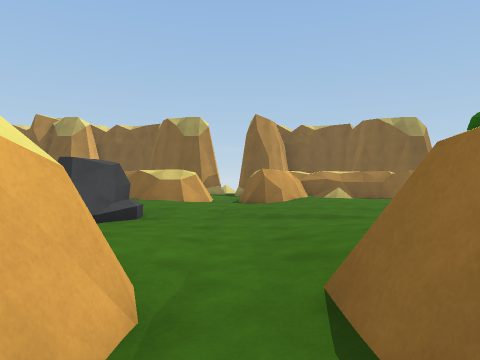
view 1 (above)

24 first-person views from a walk through a 3-D level made in the Unity game engine. The camera is 1.3 m above the floor, looks level and sees 75° across. The floor is counted in squares, 2 m on a side. Each view is taken from the middle of a square. On the plan, view 1 faces up. The plan holds only what a view shows up to about 10 squares ahead; the rest is blank. The place goes on beyond the plan. The player is left out.

view 2
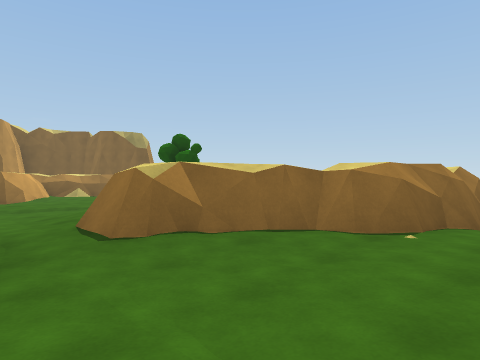

view 3
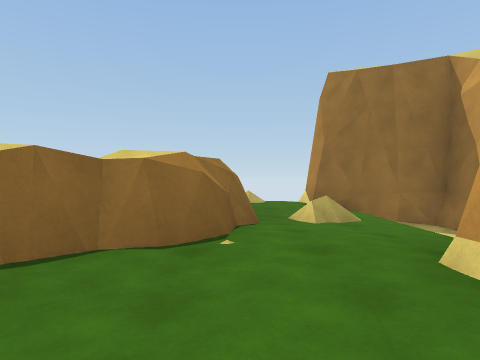

view 4
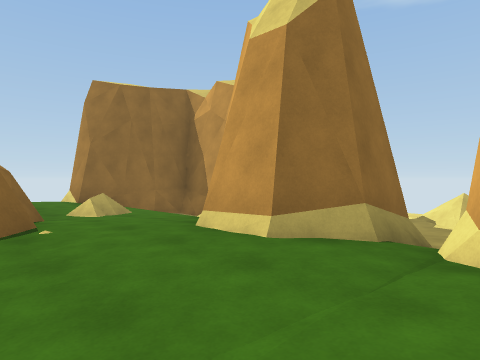

view 5
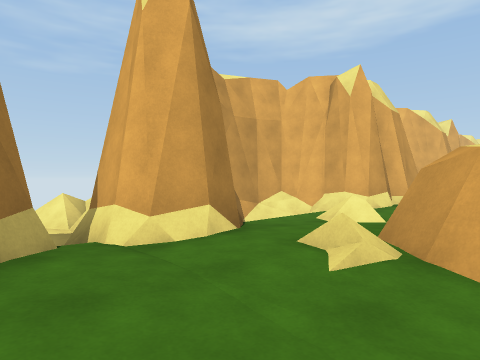

view 6
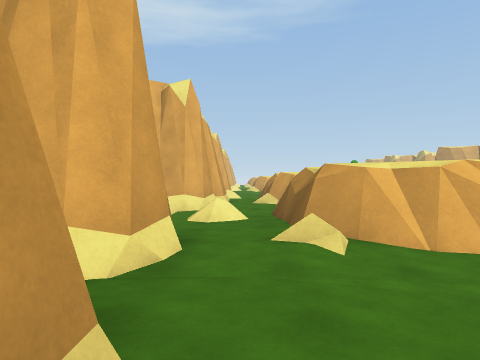

view 7
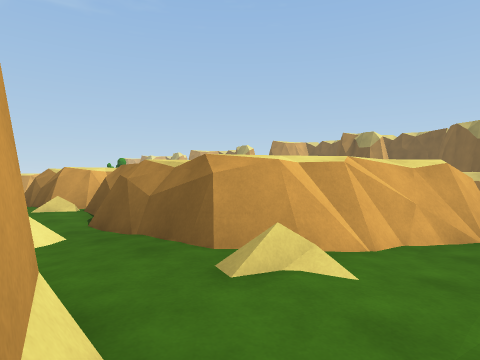

view 8
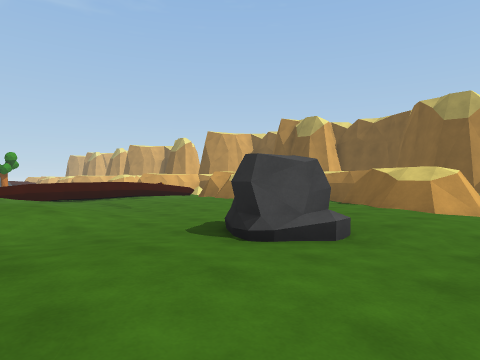

view 9
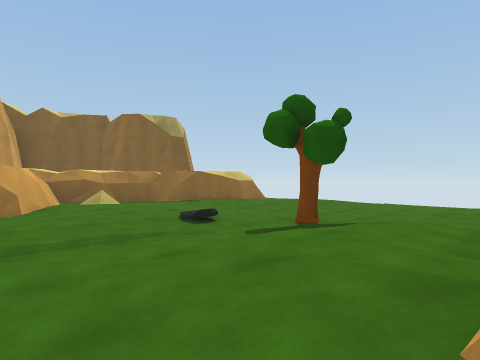

view 10
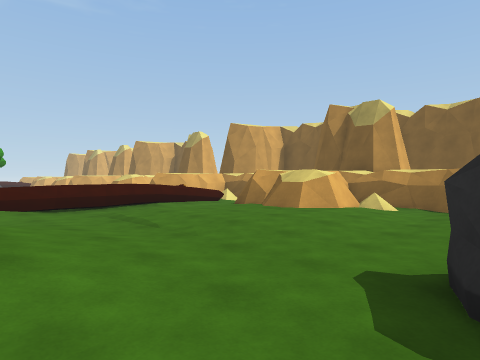

view 11
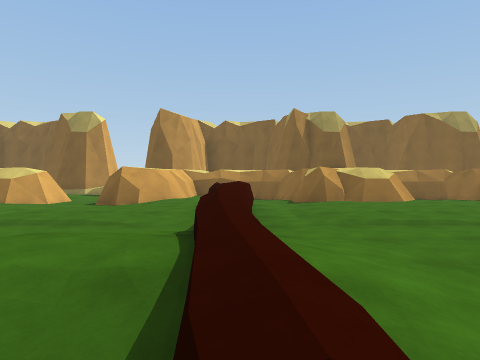

view 12
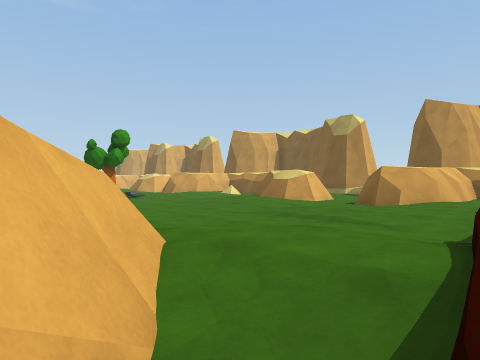

view 13
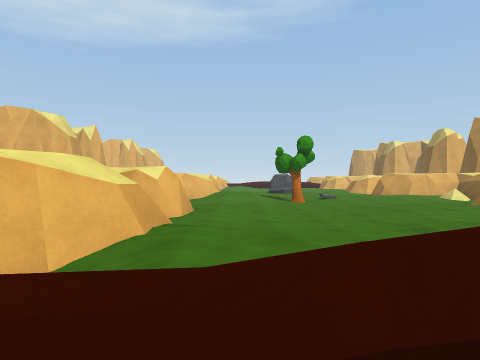

view 14
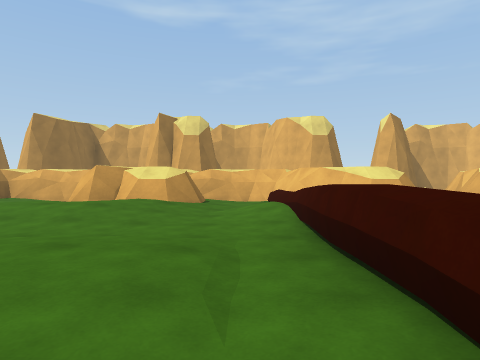

view 15
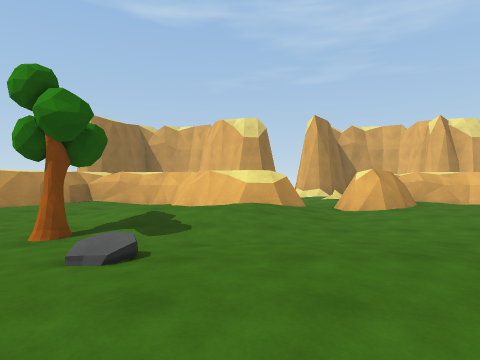

view 16
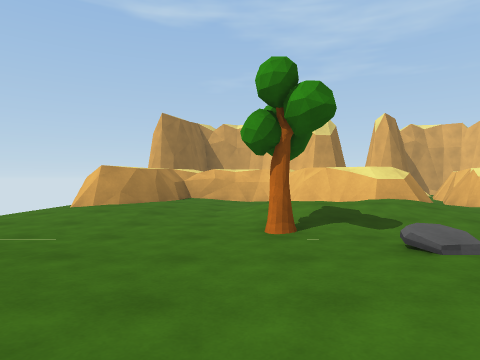

view 17
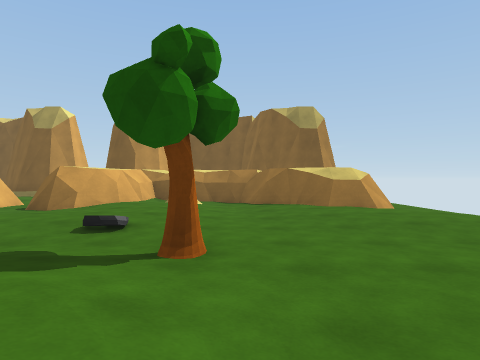

view 18
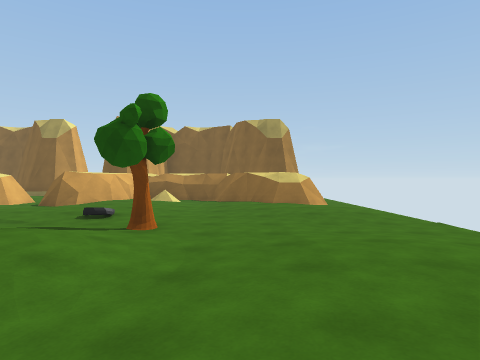

view 19
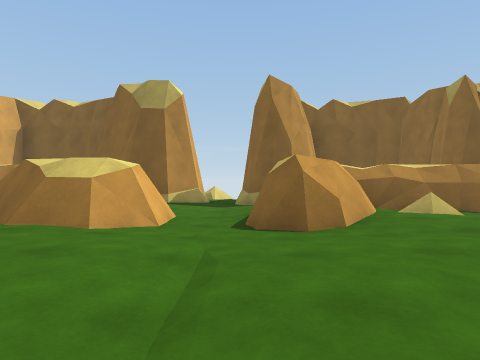

view 20
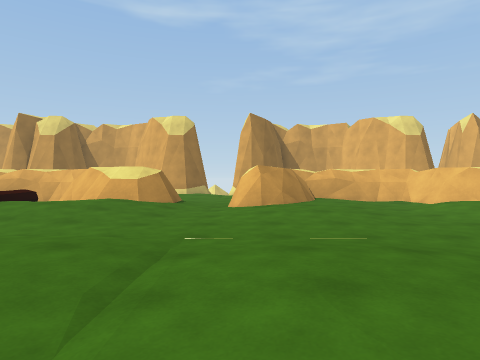

view 21
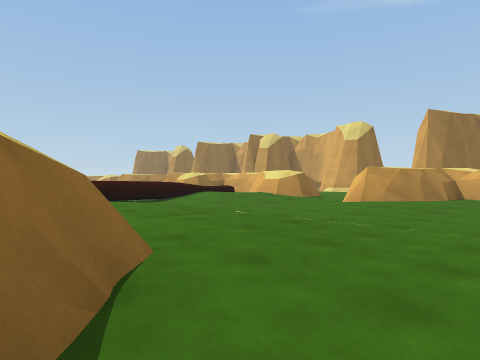

view 22
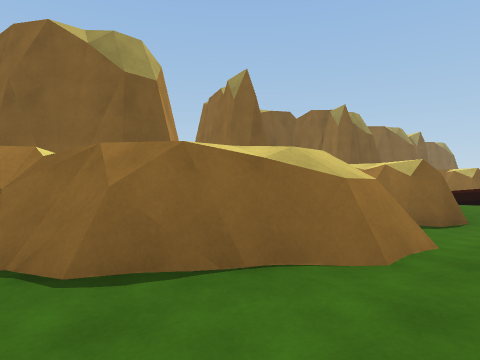

view 23
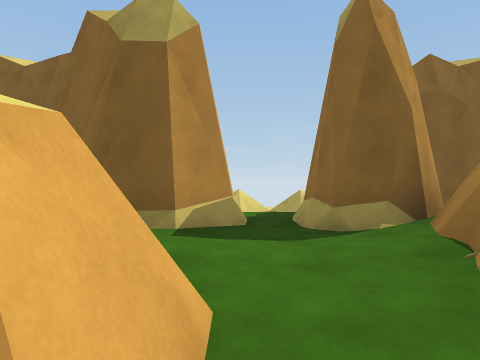

view 24
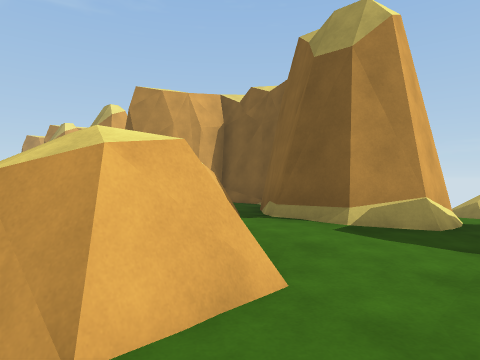

### Floor plan
Key: @ floor where view 1 was taken; # wall or solid block; x gap in a wall; . main floor; : floor 0.25 m higher than the main floor; + floor 0.5 m higher than the main floor; - floor 0.5 m lower than the main floor; * floor 1.25 m higher than the main floor; / step, stairs or slope; = window, fence, low wall or low ledge; ^ raised ledge; R rock; T tree.
Columns run from 20 left of view 1 to 9 right of it. Each row starts with its distance up from view 1.
 18     //
 17     /x
 16
 15     ./
 14     x##
 13  ###//##
 12 ##/:..###########     ####
 11 .# /..##///## /.#     #//##
 10 .###//##:/.###..#######:..###.
  9 ..##.//::/.##^:../#///::..:##.
  8 ..::...::/..:::..::...::...::.
  7 ...::.:::*.:::....::.:::...::.
  6 ........./.:.....R/....:......
  5 T........=.......RR.....T.....
  4 .......::=..:::.......:::.....
  3 :.::..:++/..:++:..:..:+++..::.
  2 ..://.=^:/./^#/ .://.==::..://
  1 ../##.###/./### .:##.###..:##x
  0 .:^##.  ##.:###../##@/###.:#
 -1 ####     ##########/..:#####
 -2           #########/..:/####/
 -3             =#....::.:::...::
 -4             ###...##/##/./..#
 -5               #    ###    /##
 -6               ###  #-     ##
 -7                    #--
 -8                     /-
 -9                     //

Positions as (right, up) in squares from view 1, and headings:
1: (0, 0), facing up
2: (-1, -3), facing up-right
3: (0, -2), facing right
4: (-1, -1), facing down-right
5: (1, -1), facing down-left
6: (2, -3), facing left
7: (0, -4), facing up-left
8: (0, 2), facing up-left
9: (0, 2), facing up-right
10: (-3, 3), facing up-left
11: (-11, 1), facing up
12: (-11, 1), facing up-left
13: (-10, 3), facing left
14: (-10, 9), facing down
15: (2, 9), facing down
16: (5, 9), facing down
17: (5, 2), facing up
18: (6, 0), facing up
19: (-15, 5), facing up
20: (-16, 9), facing down
21: (-20, 10), facing down-right
22: (-20, 8), facing up-right
23: (-16, 9), facing up
24: (-15, 9), facing up-left
